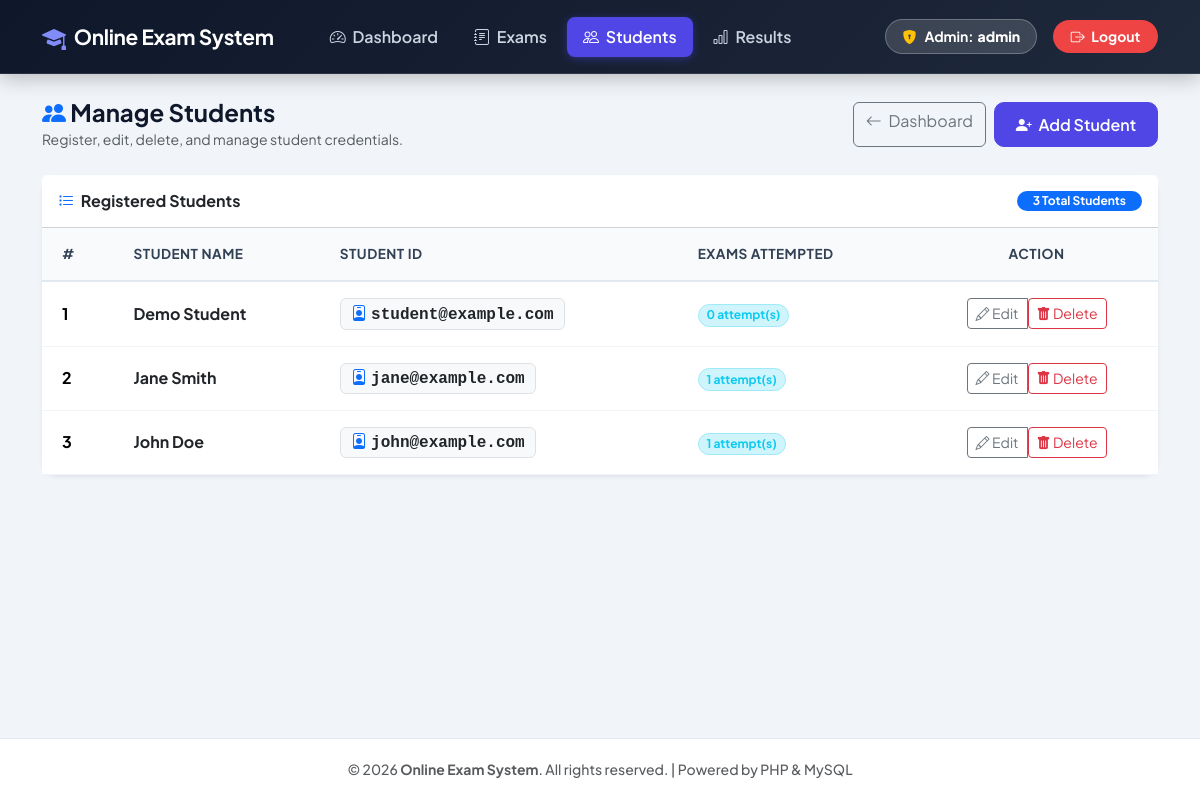
/admin/manage-students.php (signed in), run on an earlier commit of the app's database.
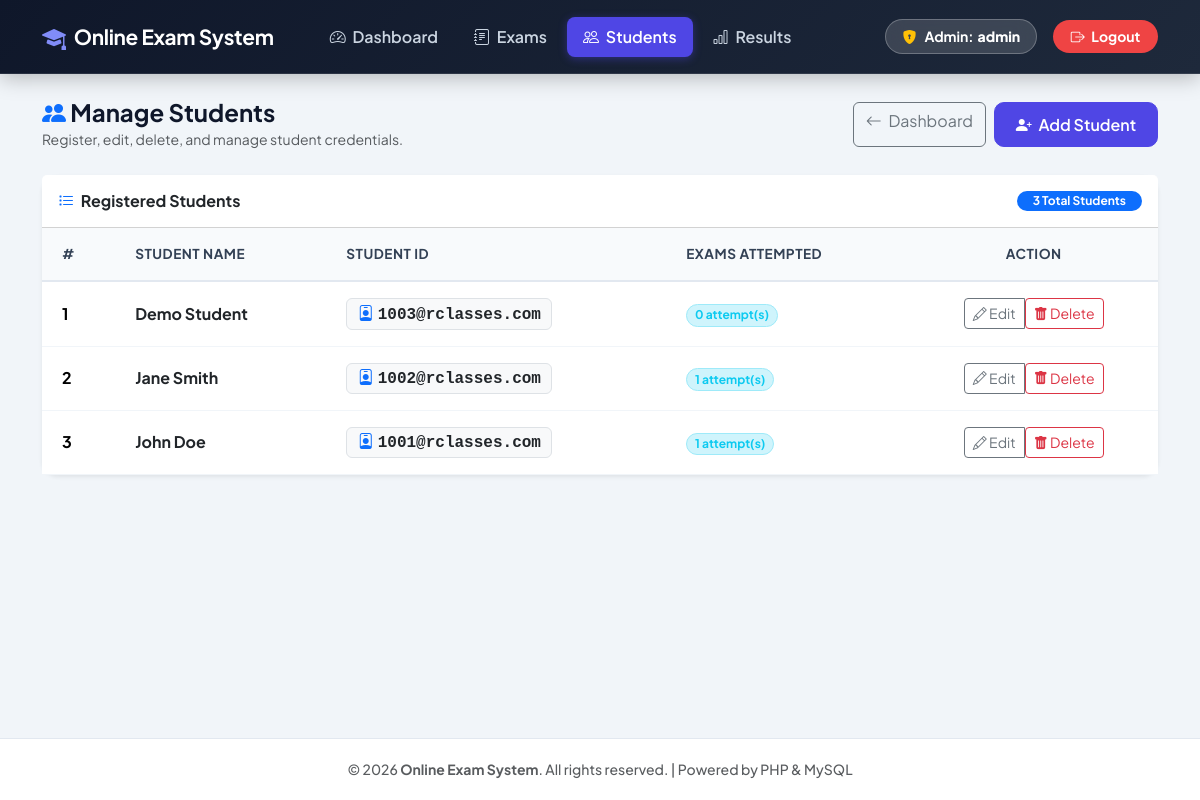
And on a later commit of the database.
### tables this page shows
CREATE TABLE IF NOT EXISTS students (
    id INT AUTO_INCREMENT PRIMARY KEY,
    name VARCHAR(100) NOT NULL,
    email VARCHAR(100) NOT NULL UNIQUE,
    password VARCHAR(255) NOT NULL
);

### admin/manage-students.php (the view, shortened to what this page needs)
<?php
include '../includes/header.php';
include '../config/db.php';
$students_query  = "SELECT s.*, (SELECT COUNT(*) FROM results r WHERE r.student_id = s.id) AS exam_count FROM students s ORDER BY s.id DESC";
$students_result = mysqli_query($conn, $students_query);
?>
<div class="d-flex justify-content-between align-items-center mb-4">
    <div>
        <h4 class="fw-bold mb-0"><i class="bi bi-people-fill text-primary"></i> Manage Students</h4>
        <small class="text-muted">Register, edit, delete, and manage student credentials.</small>
    </div>
    <div class="d-flex gap-2">
        <a href="dashboard.php" class="btn btn-outline-secondary">
            <i class="bi bi-arrow-left me-1"></i> Dashboard
        </a>
        <button class="btn btn-primary" data-bs-toggle="modal" data-bs-target="#addStudentModal">
            <i class="bi bi-person-plus-fill me-1"></i> Add Student
        </button>
    </div>
</div>
<div class="card shadow-sm border-0 rounded-4 mb-4">
    <div class="card-header bg-white py-3 d-flex justify-content-between align-items-center">
        <h6 class="mb-0 fw-bold text-dark"><i class="bi bi-list-task me-1 text-primary"></i> Registered Students</h6>
        <span class="badge bg-primary rounded-pill px-3 py-1"><?php echo ($students_result ? mysqli_num_rows($students_result) : 0); ?> Total Students</span>
    </div>
    <div class="card-body p-0">
        <div class="table-responsive">
            <table class="table custom-table align-middle mb-0">
                <thead>
                    <tr>
                        <th class="ps-4">#</th>
                        <th>Student Name</th>
                        <th>Student ID</th>
                        <th>Exams Attempted</th>
                        <th class="text-center pe-4">Action</th>
                    </tr>
                </thead>
                <tbody>
                    <?php
                    if ($students_result && mysqli_num_rows($students_result) > 0):
                        $i = 1;
                        while ($student = mysqli_fetch_assoc($students_result)):
                    ?>
                        <tr>
                            <td class="ps-4 fw-bold"><?php echo $i++; ?></td>
                            <td>
                                <div class="fw-bold text-dark"><?php echo htmlspecialchars($student['name']); ?></div>
                            </td>
                            <td>
                                <span class="badge bg-light text-dark border font-monospace fs-6">
                                    <i class="bi bi-person-badge me-1 text-primary"></i><?php echo htmlspecialchars($student['email']); ?>
                                </span>
                            </td>
                            <td>
                                <span class="badge bg-info-subtle text-info border border-info-subtle rounded-pill">
                                    <?php echo $student['exam_count']; ?> attempt(s)
                                </span>
                            </td>
                            <td class="text-center pe-4">
                                <div class="btn-group btn-group-sm">
                                    <button class="btn btn-outline-secondary" data-bs-toggle="modal" data-bs-target="#editStudentModal<?php echo $student['id']; ?>">
                                        <i class="bi bi-pencil"></i> Edit
                                    </button>
                                    <form method="POST" action="manage-students.php" style="display:inline;" onsubmit="return confirm('Are you sure you want to delete student &quot;<?php echo htmlspecialchars($student['name'], ENT_QUOTES); ?>&quot;?');">
                                        <button type="submit" class="btn btn-outline-danger btn-sm">
                                            <i class="bi bi-trash-fill"></i> Delete
                                        </button>
                                    </form>
                                </div>
                            </td>
                        </tr>
                    <?php
                        endwhile;
                    endif; ?>
                </tbody>
            </table>
        </div>
    </div>
</div>
<?php include '../includes/footer.php'; ?>

What changed in the data, as far as the page shows it:
changed students "Demo Student": email "student@example.com" → "1003@rclasses.com"
changed students "Jane Smith": email "jane@example.com" → "1002@rclasses.com"
changed students "John Doe": email "john@example.com" → "1001@rclasses.com"
